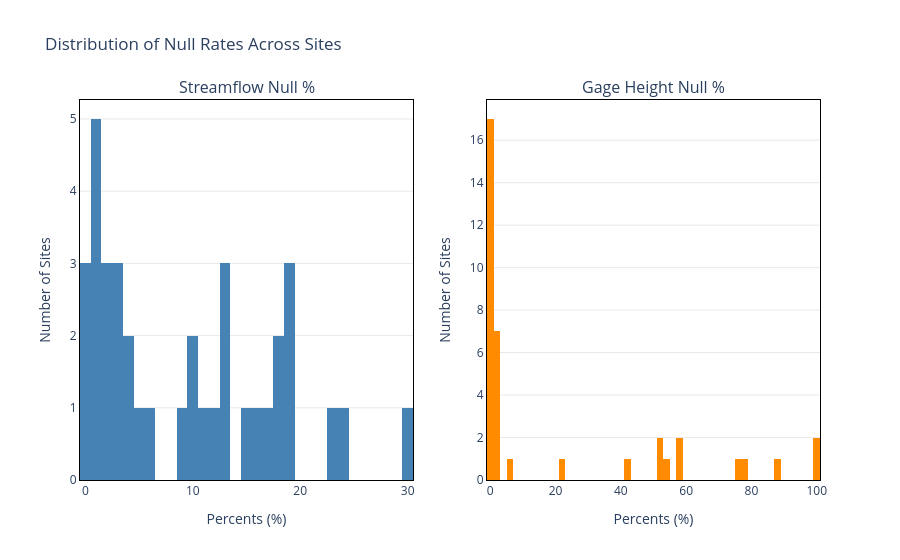

The notebook cell saved with this chart:
### Code cell
# Distribution of null rates
null_data = site_stats.to_pandas()

fig = make_subplots(rows=1, cols=2,
    subplot_titles=("Streamflow Null %", "Gage Height Null %"))

fig.add_trace(
    go.Histogram(x=null_data["streamflow_null_pct"], nbinsx=50, name="Streamflow", marker_color="steelblue"),
    row=1, col=1
)
fig.add_trace(
    go.Histogram(x=null_data["gage_height_null_pct"], nbinsx=50, name="Gage Height", marker_color="darkorange"),
    row=1, col=2
)


fig.update_layout(
    title="Distribution of Null Rates Across Sites",
    showlegend=False,
    plot_bgcolor="white",
    paper_bgcolor="white",
)
fig.update_xaxes(title_text="Percents (%)", showline=True, linecolor="black", linewidth=1, mirror=True)
fig.update_yaxes(title_text="Number of Sites",
                 showline=True, linecolor="black", linewidth=1, mirror=True,
                 showgrid=True, gridcolor="lightgrey", gridwidth=0.5)
fig.show()

# Summary
print(f"Sites with 0% streamflow nulls:    {len(null_data[null_data['streamflow_null_pct'] == 0])}")
print(f"Sites with <20% streamflow nulls:  {len(null_data[null_data['streamflow_null_pct'] < 20])}")
print(f"Sites with >50% streamflow nulls:  {len(null_data[null_data['streamflow_null_pct'] > 50])}")
print(f"Sites with 100% streamflow nulls:  {len(null_data[null_data['streamflow_null_pct'] == 100])}")
print()
print(f"Sites with 0% gage height nulls:   {len(null_data[null_data['gage_height_null_pct'] == 0])}")
print(f"Sites with <20% gage height nulls: {len(null_data[null_data['gage_height_null_pct'] < 20])}")
print(f"Sites with >50% gage height nulls: {len(null_data[null_data['gage_height_null_pct'] > 50])}")
print(f"Sites with 100% gage height nulls: {len(null_data[null_data['gage_height_null_pct'] == 100])}")

### Figure 1 — Plotly figure (JSON) as saved in the notebook; plotly's stock layout.template omitted (floating-point values rounded to 4 significant figures)
{"data": [{"marker": {"color": "steelblue"}, "name": "Streamflow", "nbinsx": 50, "type": "histogram", "x": [10.06, 18.69, 1.996, 17.56, 16.74, 13.44, 4.516, 18.86, 0.2183, 2.638, 19.17, 10.87, 17.55, 15.51, 11.56, 9.225, 1.083, 3.817, 1.487, 14.88, 2.272, 0.0, 24.07, 2.642, 23.38, 12.76, 10.49, 6.347, 4.273, 1.115, 1.056, 0.4215, 1.389, 12.68, 2.102, 29.86, 2.922], "xaxis": "x", "yaxis": "y"}, {"marker": {"color": "darkorange"}, "name": "Gage Height", "nbinsx": 50, "type": "histogram", "x": [1.427, 0.331, 2.573, 0.2723, 100.0, 0.1092, 0.3918, 0.1481, 1.294, 0.2132, 0.133, 52.03, 0.2864, 0.2287, 57.62, 22.14, 88.91, 41.71, 1.304, 0.08067, 0.1472, 78.41, 1.216, 0.1708, 0.2055, 53.42, 52.16, 57.32, 6.179, 0.4777, 76.94, 0.08078, 2.272, 0.1449, 100.0, 1.525, 0.07009], "xaxis": "x2", "yaxis": "y2"}], "layout": {"annotations": [{"font": {"size": 16}, "showarrow": false, "text": "Streamflow Null %", "x": 0.225, "xanchor": "center", "xref": "paper", "y": 1, "yanchor": "bottom", "yref": "paper"}, {"font": {"size": 16}, "showarrow": false, "text": "Gage Height Null %", "x": 0.775, "xanchor": "center", "xref": "paper", "y": 1, "yanchor": "bottom", "yref": "paper"}], "paper_bgcolor": "white", "plot_bgcolor": "white", "showlegend": false, "title": {"text": "Distribution of Null Rates Across Sites"}, "xaxis": {"anchor": "y", "domain": [0, 0.45], "linecolor": "black", "linewidth": 1, "mirror": true, "showline": true, "title": {"text": "Percents (%)"}}, "xaxis2": {"anchor": "y2", "domain": [0.55, 1], "linecolor": "black", "linewidth": 1, "mirror": true, "showline": true, "title": {"text": "Percents (%)"}}, "yaxis": {"anchor": "x", "domain": [0, 1], "gridcolor": "lightgrey", "gridwidth": 0.5, "linecolor": "black", "linewidth": 1, "mirror": true, "showgrid": true, "showline": true, "title": {"text": "Number of Sites"}}, "yaxis2": {"anchor": "x2", "domain": [0, 1], "gridcolor": "lightgrey", "gridwidth": 0.5, "linecolor": "black", "linewidth": 1, "mirror": true, "showgrid": true, "showline": true, "title": {"text": "Number of Sites"}}}}
